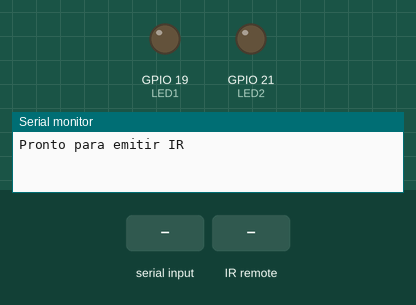
Simulated run of this sketch. Board: ESP8266 (NodeMCU). Shown: output pins drawn as LEDs (lit = HIGH), the last lines printed to the serial monitor. Inputs (shaded band) come from the test bench.

Above: at 2.2 s.
2.3 s: "L" received over Serial
3.8 s: infrared code 0x1FE48B7 received
At 4.9 s:
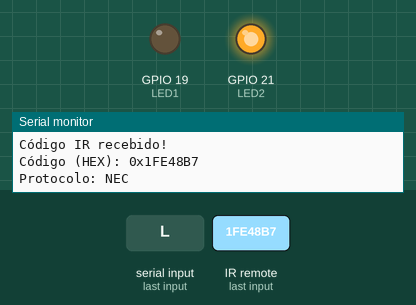
5.8 s: "D" received over Serial
7.3 s: infrared code 0x1FE58A7 received
At 8.7 s:
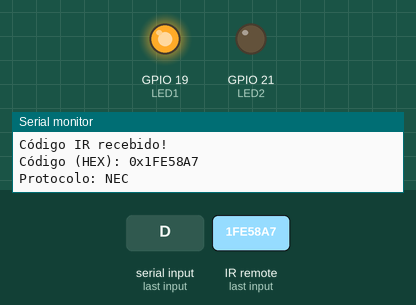
Timing chart, 0 to 10.3 s (numbered marks = the images above; inputs shaded):
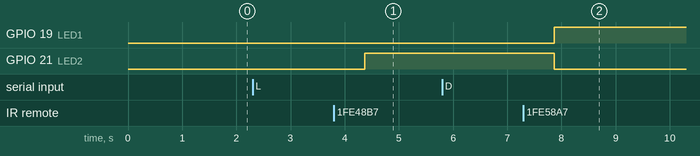

Measured:
- after the input at 3.8 s, GPIO 21 (LED2): LOW → HIGH after 0.57 s
- after the input at 7.3 s, GPIO 19 (LED1): LOW → HIGH after 0.57 s; GPIO 21 (LED2): HIGH → LOW after 0.57 s

The sketch:

TesteEmissoreReceptorJuntosESP32-funcionando.ino
```cpp
#include <IRremoteESP8266.h>
#include <IRsend.h>
#include <IRrecv.h>
#include <IRutils.h>

const uint16_t PINO_EMISSOR = 4;
const uint16_t PINO_RECEPTOR = 18;

IRsend irsend(PINO_EMISSOR);
IRrecv irrecv(PINO_RECEPTOR);
decode_results results;

void setup() {
  Serial.begin(9600);
  delay(1000);
  pinMode(19, OUTPUT); // LED1
  pinMode(21, OUTPUT); // LED2

  irsend.begin();
  irrecv.enableIRIn();

  Serial.println("Pronto para emitir IR");
}

void loop() {
  if (Serial.available() > 0) {
    char comando = Serial.read();

    // Emitir LIGAR
    if (comando == 'L' || comando == 'l') {
      irsend.sendNEC(0x1FE48B7, 32);
      Serial.println("AR-CONDICIONADO LIGADO");
      delay(2000);

      if (irrecv.decode(&results)) {
        Serial.println("Código IR recebido!");
        Serial.print("Código (HEX): 0x");
        Serial.println(results.value, HEX);
        Serial.print("Protocolo: ");
        switch (results.decode_type) {
          case decode_type_t::NEC:
            Serial.println("NEC");
            break;
          case decode_type_t::SONY:
            Serial.println("SONY");
            break;
          case decode_type_t::SAMSUNG:
            Serial.println("SAMSUNG");
            break;
          case decode_type_t::UNKNOWN:
            Serial.println("DESCONHECIDO");
            break;
          default:
            Serial.println("OUTRO");
            break;
        }

        // Verifica se é o código de DESLIGAR para simular
        if (results.decode_type == NEC && results.value == 0x1FE48B7) {
          digitalWrite(21, HIGH); // LED receptor desligando
          digitalWrite(19, LOW);
        }

        irrecv.resume();  // Pronto para próximo sinal
      }
    }

    // Emitir DESLIGAR
    if (comando == 'D' || comando == 'd') {
      irsend.sendNEC(0x1FE58A7, 32);
      Serial.println("AR-CONDICIONADO DESLIGADO");
      delay(2000);

      if (irrecv.decode(&results)) {
        Serial.println("Código IR recebido!");
        Serial.print("Código (HEX): 0x");
        Serial.println(results.value, HEX);
        Serial.print("Protocolo: ");
        switch (results.decode_type) {
          case decode_type_t::NEC:
            Serial.println("NEC");
            break;
          case decode_type_t::SONY:
            Serial.println("SONY");
            break;
          case decode_type_t::SAMSUNG:
            Serial.println("SAMSUNG");
            break;
          case decode_type_t::UNKNOWN:
            Serial.println("DESCONHECIDO");
            break;
          default:
            Serial.println("OUTRO");
            break;
        }

        // Verifica se é o código de DESLIGAR para simular
        if (results.decode_type == NEC && results.value == 0x1FE58A7) {
          digitalWrite(19, HIGH); // LED receptor desligando
          digitalWrite(21, LOW);
        }

        irrecv.resume();  // Pronto para próximo sinal
      }
    }
  }
}
```
